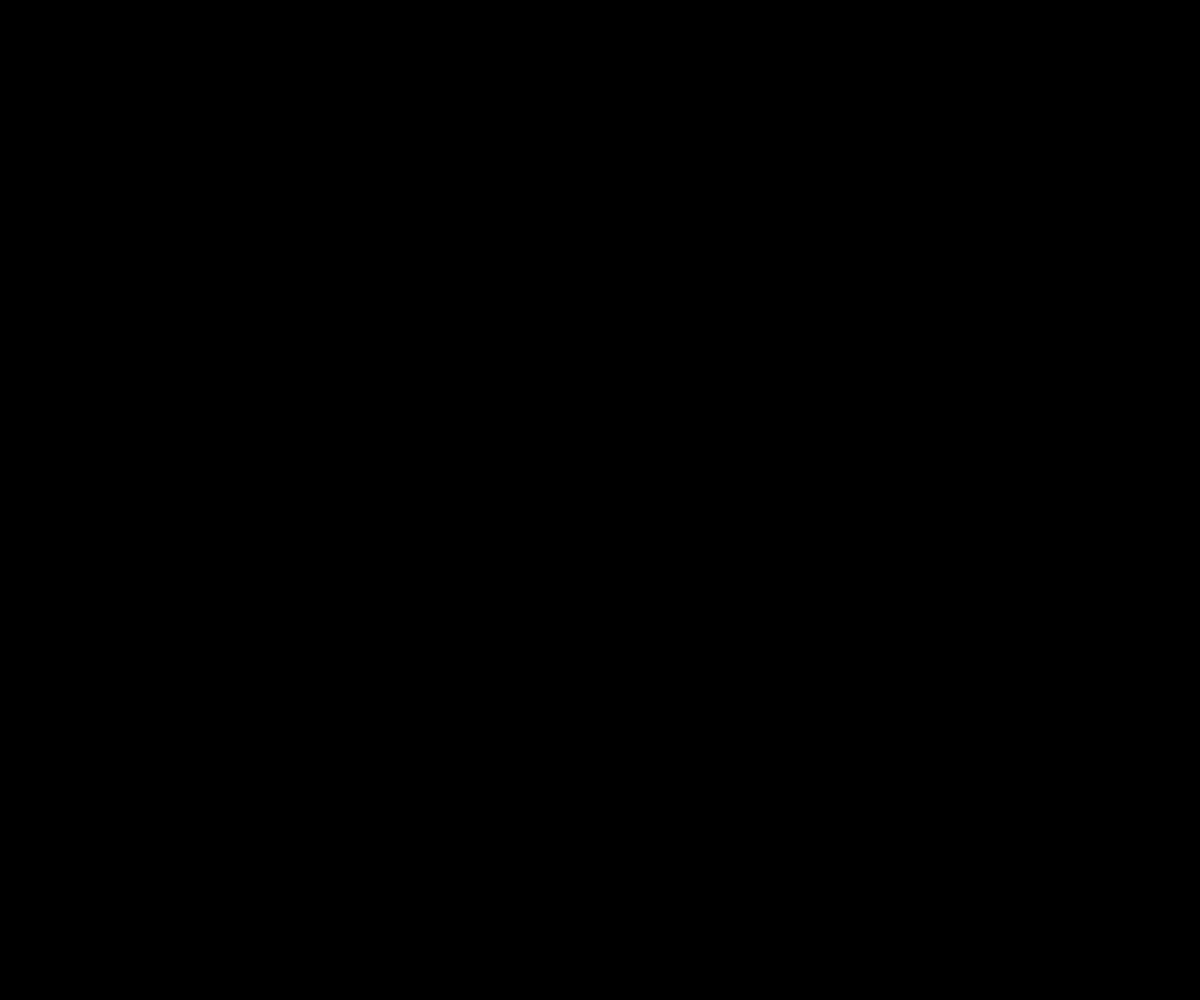
Frame 1 (no input)
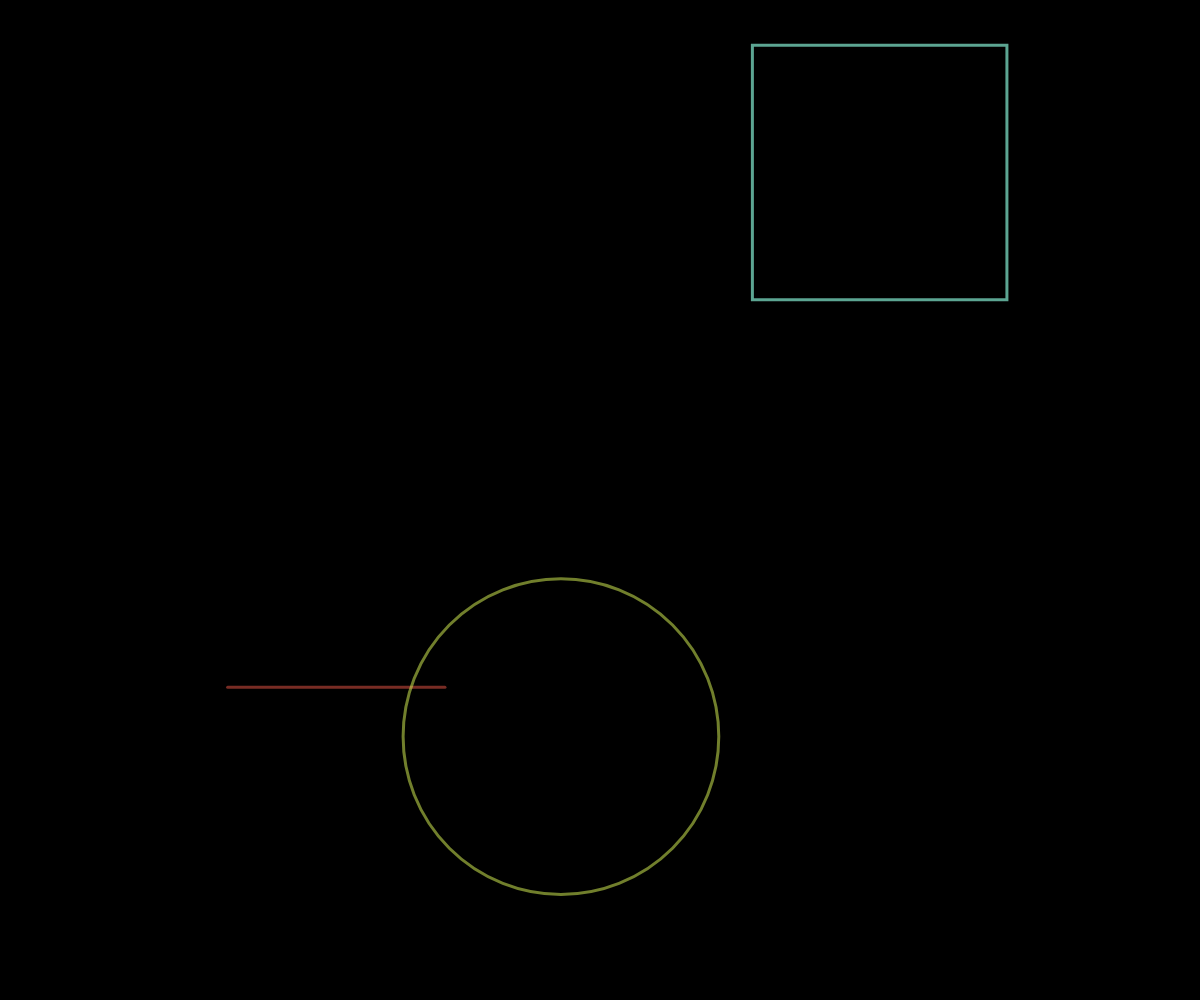
Frame 60 (no input)
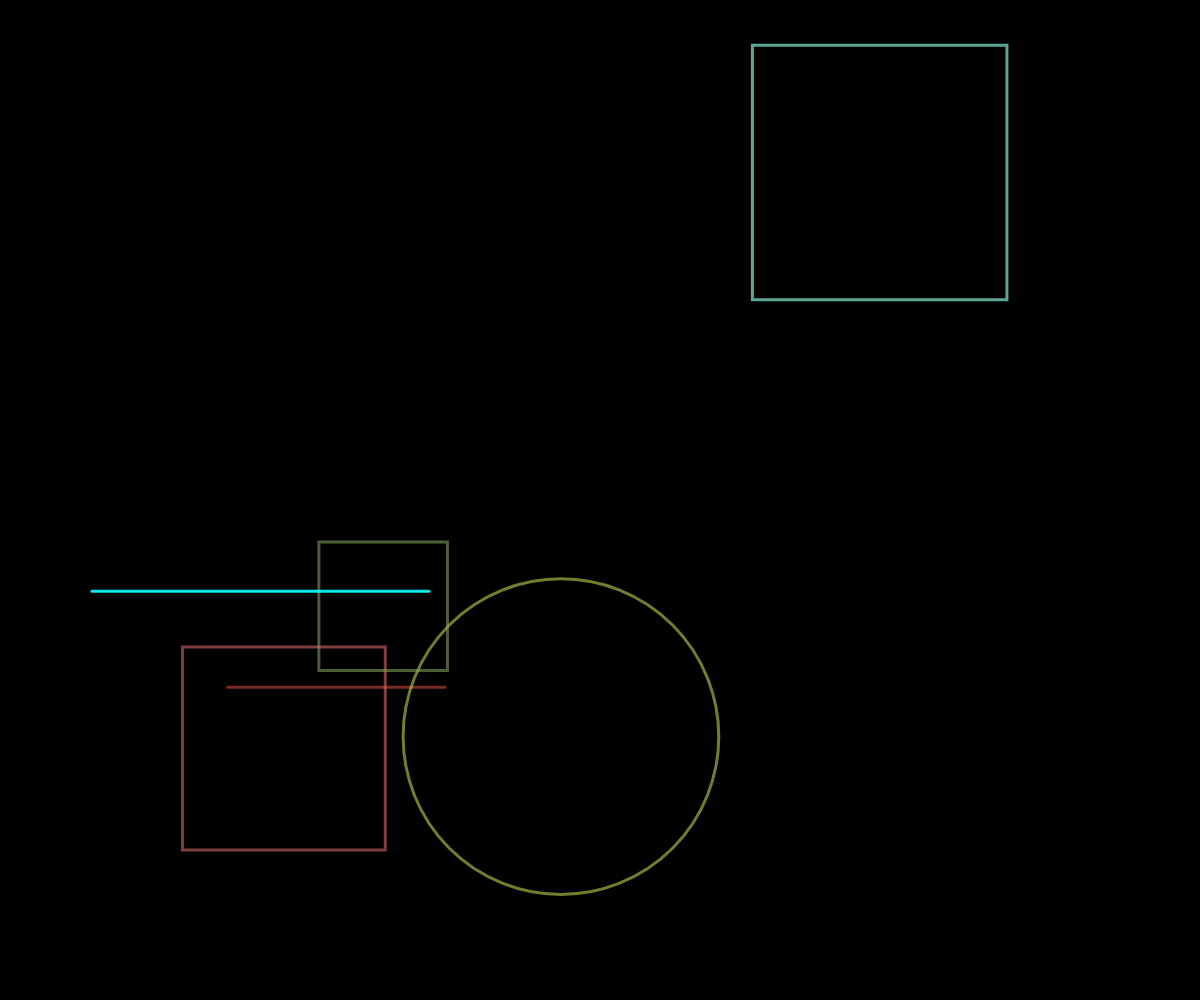
Frame 120 (the mouse pressed at the canvas centre since frame 60)

The p5.js sketch that drew these frames (run headless with seeded random() and noise() and a simulated clock; from frame 60 on, the mouse is pressed at the canvas centre):

// p5.js sketch
// ── sketch.js
function setup() {
	createCanvas(windowWidth, windowHeight);
	background(0);
}

function draw() {
	strokeWeight(3);
	if(frameCount % 20 == 0) {
		switch(floor(random()*3)){
			case 0: addCircle(); break;
			case 1: addSquare(); break;
			case 2: addLine(); break;
		}
	}
}

function addCircle() {
	noFill();
	stroke(randomColor());
	push()
	translate(random()*width, random()*height);
	ellipse(0, 0, random()*(width+height)/8+(width+height)/30);
	pop();
}

function addLine() {
	let midx = random()*width*3/4 + width*1/8;
	let midy = random()*height*3/4 + height*1/8;
	let horizontal = random([true, false]);
	noFill();
	stroke(randomColor());
	if(horizontal) {
		let len = random()*width*1/2 + width*1/20;
		line(midx - len/2, midy, midx + len/2, midy)
	} else {
		let hig = random()*height*1/2 + height*1/20;
		line(midx, midy - hig/2, midx, midy + hig/2)
	}
}

function addSquare() {
	let size = random()*(width+height)/6;
	let x = random()*(width-size);
	let y = random()*(height-size);
	noFill();
	stroke(randomColor());
	rect(x, y, size, size);
}

function windowResized() {
	resizeCanvas(windowWidth, windowHeight);
	background(0);
}

function randomColor() {
	return [random()*255, random()*255, random()*255, random()*128+127];
}
